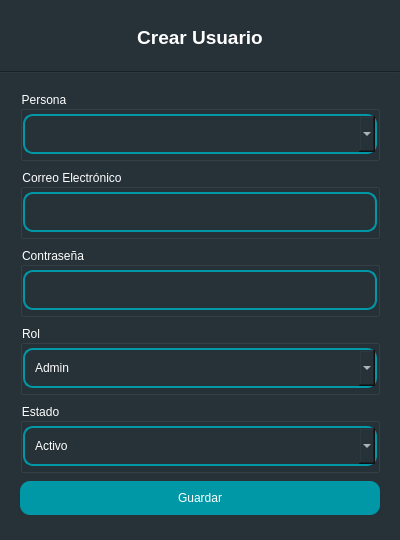
<?xml version="1.0" encoding="UTF-8"?>
<ui version="4.0">
 <class>Dialog</class>
 <widget class="QDialog" name="Dialog">
  <property name="windowModality">
   <enum>Qt::NonModal</enum>
  </property>
  <property name="geometry">
   <rect>
    <x>0</x>
    <y>0</y>
    <width>400</width>
    <height>540</height>
   </rect>
  </property>
  <property name="minimumSize">
   <size>
    <width>400</width>
    <height>540</height>
   </size>
  </property>
  <property name="maximumSize">
   <size>
    <width>400</width>
    <height>540</height>
   </size>
  </property>
  <property name="windowTitle">
   <string>Usuario</string>
  </property>
  <property name="styleSheet">
   <string notr="true">background-color: #263238;</string>
  </property>
  <property name="modal">
   <bool>false</bool>
  </property>
  <layout class="QHBoxLayout" name="horizontalLayout">
   <property name="spacing">
    <number>0</number>
   </property>
   <property name="leftMargin">
    <number>0</number>
   </property>
   <property name="topMargin">
    <number>0</number>
   </property>
   <property name="rightMargin">
    <number>0</number>
   </property>
   <property name="bottomMargin">
    <number>0</number>
   </property>
   <item>
    <widget class="QWidget" name="widget" native="true">
     <property name="styleSheet">
      <string notr="true">QLineEdit {
    color:  white;
    border-style:  solid;
    border-width: 1.5px;
    border-color: #0097a7;
	border-radius: 10px;
	padding: 10px;
}

QDateEdit {
    color:  white;
    border-style:  solid;
    border-width: 1.5px;
    border-color: #0097a7;
	border-radius: 10px;
	padding: 10px;
}

QComboBox {
    color:  white;
    border-style:  solid;
    border-width: 1.5px;
    border-color: #0097a7;
	border-radius: 10px;
	padding: 10px;
}

QGroupBox {
	color: white;
}</string>
     </property>
     <layout class="QVBoxLayout" name="verticalLayout" stretch="1,0,8">
      <property name="spacing">
       <number>6</number>
      </property>
      <property name="leftMargin">
       <number>0</number>
      </property>
      <property name="rightMargin">
       <number>0</number>
      </property>
      <item>
       <widget class="QFrame" name="frame">
        <property name="frameShape">
         <enum>QFrame::NoFrame</enum>
        </property>
        <property name="frameShadow">
         <enum>QFrame::Raised</enum>
        </property>
        <layout class="QVBoxLayout" name="verticalLayout_2" stretch="0">
         <item>
          <widget class="QLabel" name="lbl_title">
           <property name="font">
            <font>
             <pointsize>14</pointsize>
             <weight>75</weight>
             <bold>true</bold>
            </font>
           </property>
           <property name="layoutDirection">
            <enum>Qt::LeftToRight</enum>
           </property>
           <property name="styleSheet">
            <string notr="true">color: white;</string>
           </property>
           <property name="lineWidth">
            <number>1</number>
           </property>
           <property name="text">
            <string>Crear Usuario</string>
           </property>
           <property name="alignment">
            <set>Qt::AlignCenter</set>
           </property>
          </widget>
         </item>
        </layout>
       </widget>
      </item>
      <item>
       <widget class="Line" name="line">
        <property name="orientation">
         <enum>Qt::Horizontal</enum>
        </property>
       </widget>
      </item>
      <item>
       <widget class="QFrame" name="frame_2">
        <property name="frameShape">
         <enum>QFrame::NoFrame</enum>
        </property>
        <property name="frameShadow">
         <enum>QFrame::Raised</enum>
        </property>
        <layout class="QVBoxLayout" name="verticalLayout_3">
         <property name="leftMargin">
          <number>20</number>
         </property>
         <property name="rightMargin">
          <number>20</number>
         </property>
         <item>
          <widget class="QGroupBox" name="groupBox">
           <property name="minimumSize">
            <size>
             <width>0</width>
             <height>70</height>
            </size>
           </property>
           <property name="maximumSize">
            <size>
             <width>16777215</width>
             <height>70</height>
            </size>
           </property>
           <property name="title">
            <string>Persona</string>
           </property>
           <layout class="QVBoxLayout" name="verticalLayout_4">
            <property name="spacing">
             <number>0</number>
            </property>
            <property name="leftMargin">
             <number>0</number>
            </property>
            <property name="topMargin">
             <number>0</number>
            </property>
            <property name="rightMargin">
             <number>0</number>
            </property>
            <property name="bottomMargin">
             <number>0</number>
            </property>
            <item>
             <widget class="QComboBox" name="cmb_persona"/>
            </item>
           </layout>
          </widget>
         </item>
         <item>
          <widget class="QGroupBox" name="groupBox_2">
           <property name="minimumSize">
            <size>
             <width>0</width>
             <height>70</height>
            </size>
           </property>
           <property name="maximumSize">
            <size>
             <width>16777215</width>
             <height>70</height>
            </size>
           </property>
           <property name="title">
            <string>Correo Electrónico</string>
           </property>
           <layout class="QVBoxLayout" name="verticalLayout_5">
            <property name="spacing">
             <number>0</number>
            </property>
            <property name="leftMargin">
             <number>0</number>
            </property>
            <property name="topMargin">
             <number>0</number>
            </property>
            <property name="rightMargin">
             <number>0</number>
            </property>
            <property name="bottomMargin">
             <number>0</number>
            </property>
            <item>
             <widget class="QLineEdit" name="input_email">
              <property name="styleSheet">
               <string notr="true"/>
              </property>
              <property name="placeholderText">
               <string/>
              </property>
             </widget>
            </item>
           </layout>
          </widget>
         </item>
         <item>
          <widget class="QGroupBox" name="groupBox_3">
           <property name="minimumSize">
            <size>
             <width>0</width>
             <height>70</height>
            </size>
           </property>
           <property name="maximumSize">
            <size>
             <width>16777215</width>
             <height>70</height>
            </size>
           </property>
           <property name="title">
            <string>Contraseña</string>
           </property>
           <layout class="QVBoxLayout" name="verticalLayout_6">
            <property name="spacing">
             <number>0</number>
            </property>
            <property name="leftMargin">
             <number>0</number>
            </property>
            <property name="topMargin">
             <number>0</number>
            </property>
            <property name="rightMargin">
             <number>0</number>
            </property>
            <property name="bottomMargin">
             <number>0</number>
            </property>
            <item>
             <widget class="QLineEdit" name="input_password">
              <property name="styleSheet">
               <string notr="true">QLineEdit {
    color:  white;
    border-style:  solid;
    border-width: 1.5px;
    border-color: #0097a7;
	border-radius: 10px;
	padding: 10px;
}</string>
              </property>
              <property name="echoMode">
               <enum>QLineEdit::Password</enum>
              </property>
              <property name="placeholderText">
               <string/>
              </property>
              <property name="clearButtonEnabled">
               <bool>true</bool>
              </property>
             </widget>
            </item>
           </layout>
          </widget>
         </item>
         <item>
          <widget class="QGroupBox" name="groupBox_4">
           <property name="minimumSize">
            <size>
             <width>0</width>
             <height>70</height>
            </size>
           </property>
           <property name="maximumSize">
            <size>
             <width>16777215</width>
             <height>70</height>
            </size>
           </property>
           <property name="title">
            <string>Rol</string>
           </property>
           <layout class="QVBoxLayout" name="verticalLayout_7">
            <property name="spacing">
             <number>0</number>
            </property>
            <property name="leftMargin">
             <number>0</number>
            </property>
            <property name="topMargin">
             <number>0</number>
            </property>
            <property name="rightMargin">
             <number>0</number>
            </property>
            <property name="bottomMargin">
             <number>0</number>
            </property>
            <item>
             <widget class="QComboBox" name="cmb_role">
              <item>
               <property name="text">
                <string>Admin</string>
               </property>
              </item>
              <item>
               <property name="text">
                <string>Doctor</string>
               </property>
              </item>
              <item>
               <property name="text">
                <string>Paciente</string>
               </property>
              </item>
              <item>
               <property name="text">
                <string>Basico</string>
               </property>
              </item>
             </widget>
            </item>
           </layout>
          </widget>
         </item>
         <item>
          <widget class="QGroupBox" name="groupBox_5">
           <property name="minimumSize">
            <size>
             <width>0</width>
             <height>70</height>
            </size>
           </property>
           <property name="maximumSize">
            <size>
             <width>16777215</width>
             <height>70</height>
            </size>
           </property>
           <property name="title">
            <string>Estado</string>
           </property>
           <layout class="QVBoxLayout" name="verticalLayout_8">
            <property name="spacing">
             <number>0</number>
            </property>
            <property name="leftMargin">
             <number>0</number>
            </property>
            <property name="topMargin">
             <number>0</number>
            </property>
            <property name="rightMargin">
             <number>0</number>
            </property>
            <property name="bottomMargin">
             <number>0</number>
            </property>
            <item>
             <widget class="QComboBox" name="cmb_estado">
              <item>
               <property name="text">
                <string>Activo</string>
               </property>
              </item>
              <item>
               <property name="text">
                <string>Inactivo</string>
               </property>
              </item>
             </widget>
            </item>
           </layout>
          </widget>
         </item>
         <item>
          <widget class="QPushButton" name="btn_save">
           <property name="cursor">
            <cursorShape>PointingHandCursor</cursorShape>
           </property>
           <property name="styleSheet">
            <string notr="true">QPushButton {
    color:  white;
	background-color: #0097a7;
	border-radius: 10px;
	padding: 10px;
}</string>
           </property>
           <property name="text">
            <string>Guardar</string>
           </property>
          </widget>
         </item>
        </layout>
       </widget>
      </item>
     </layout>
    </widget>
   </item>
  </layout>
 </widget>
 <resources/>
 <connections/>
</ui>
